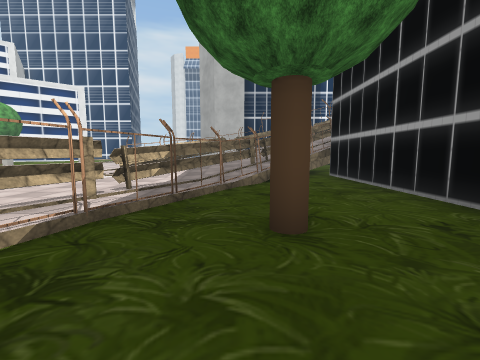
View 1 (above)

20 first-person views from a walk through a 3-D level made in the Unity game engine. The camera is 1.4 m above the floor, tilts 6° down and sees 90° across. The floor is counted in squares, 2 m on a side. Each view is taken from the middle of a square. On the plan, view 1 faces up. The plan holds only what a view shows up to about 9 squares ahead; the rest is blank. The place goes on beyond the plan. Some trees and plants on the terrain are drawn as simple stand-ins. Some surface patterns are stand-ins.

View 2
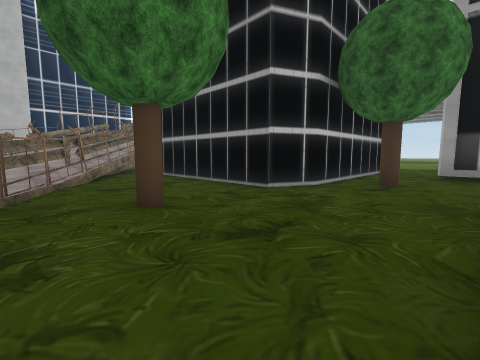

View 3
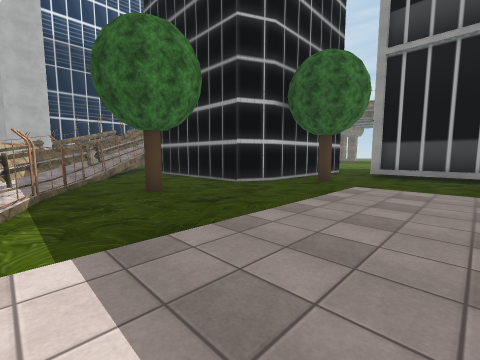

View 4
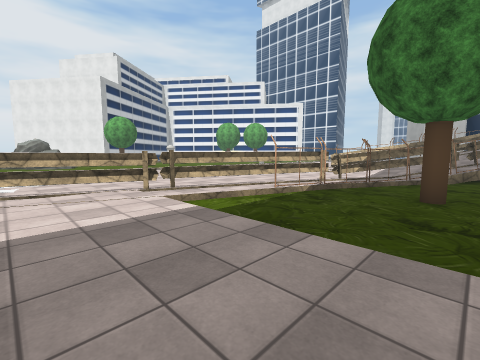

View 5
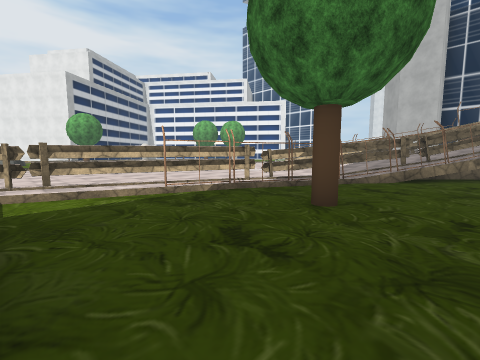

View 6
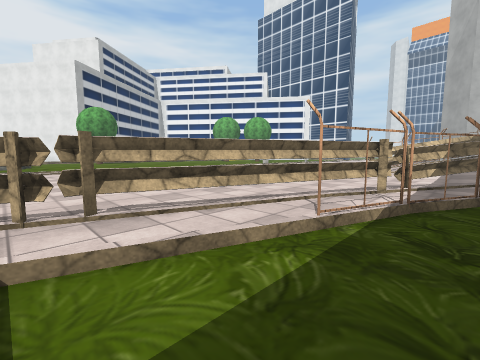

View 7
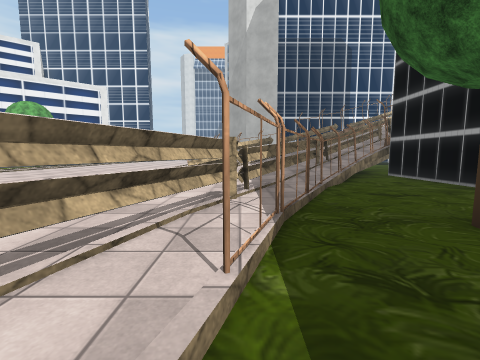

View 8
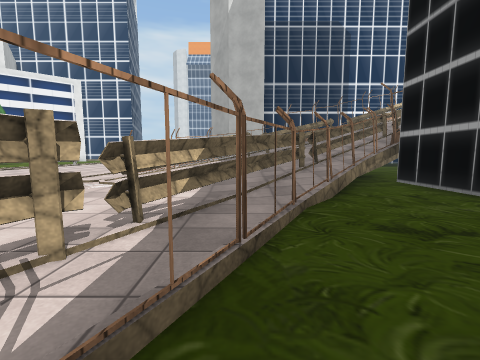

View 9
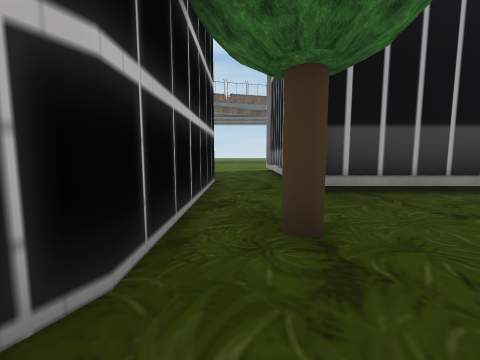

View 10
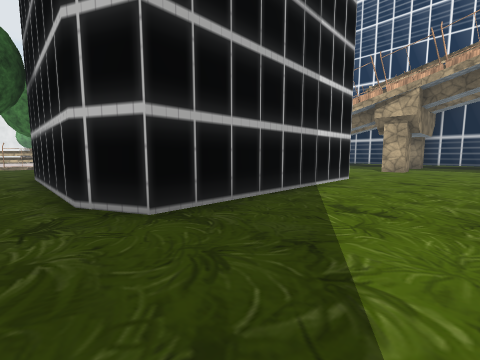

View 11
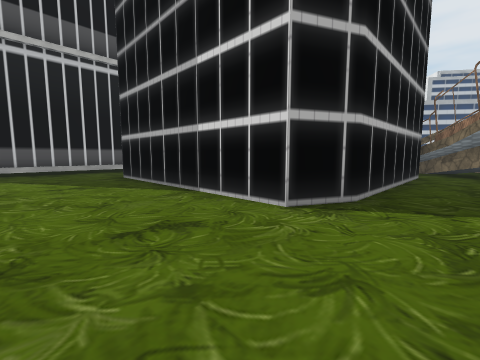

View 12
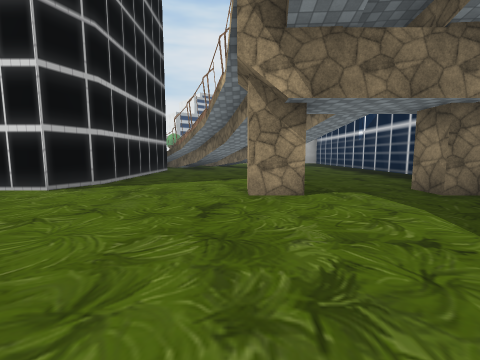

View 13
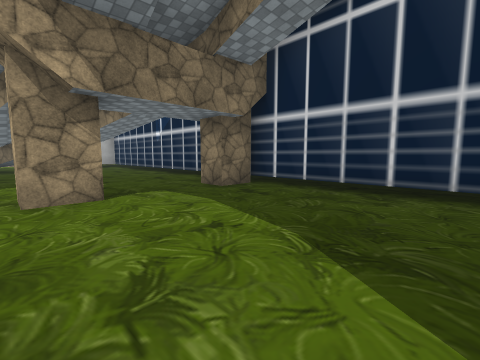

View 14
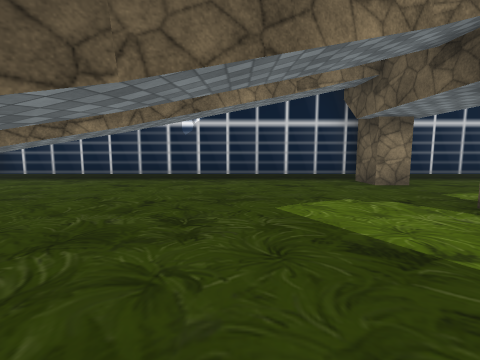

View 15
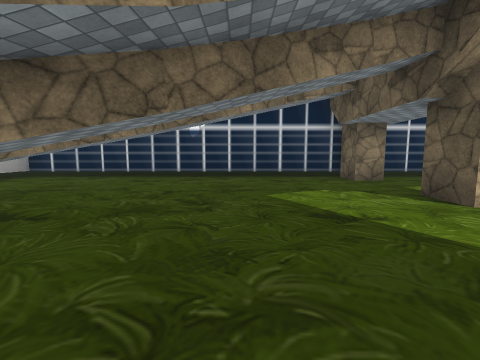

View 16
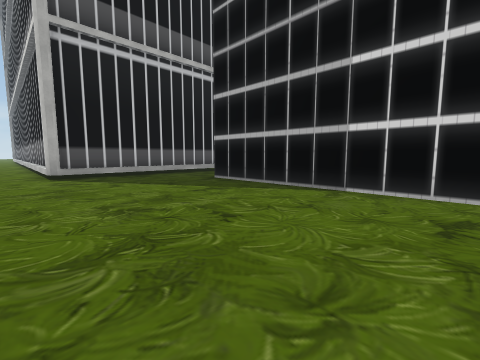

View 17
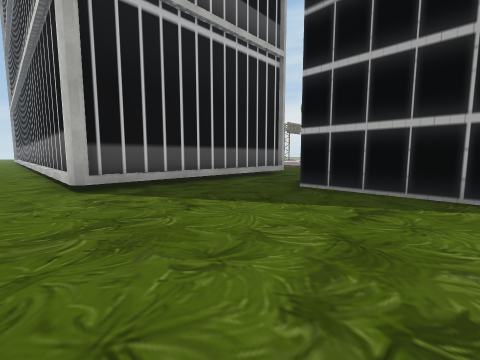

View 18
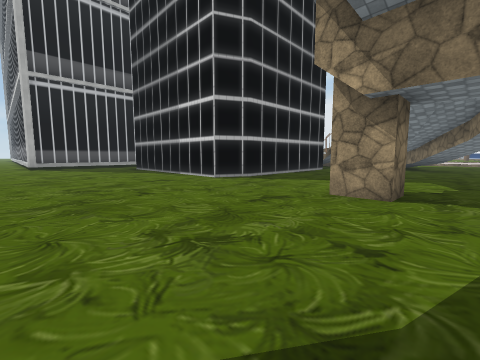

View 19
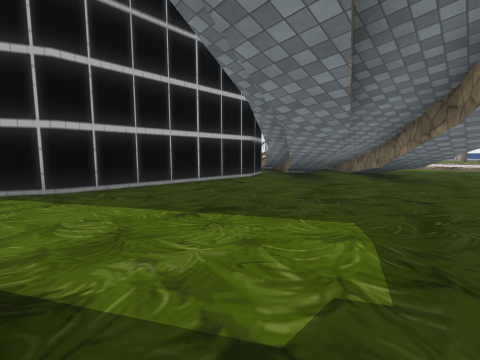

View 20
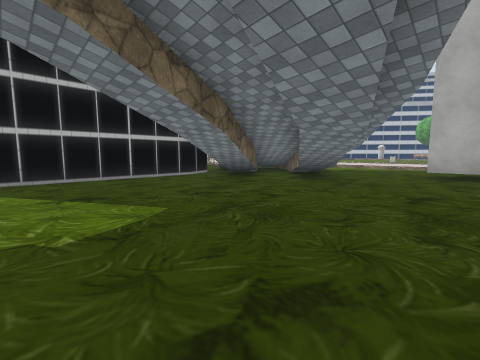

### Floor plan
Key: @ floor where view 1 was taken; # wall or solid block; . main floor; : floor 0.25 m higher than the main floor; + floor 1 m higher than the main floor; * floor 3.25 m higher than the main floor; / step, stairs or slope; = window, fence, low wall or low ledge; F fence; T thing the floor can be seen under or through; R tree; O other object.
Columns run from 10 left of view 1 to 15 right of it. Each row starts with its distance up from view 1.
 17           ################
 16           #.........##....
 15         ..#...............
 14         .....//...........
 13               *.....#.....
 12              =............
 11          O#  ###..........
 10  ::     O##  ##...........
  9 :::: : O##+####...........
  8 :::: :/#//###########.....
  7  :::  :///#F.#      #.....
  6   ::  :::##..#      #.....
  5       :::#F..#      #.....
  4      :::TF...#      #.....
  3     :::TT....##     #.....
  2     :::TF.R...#######.....
  1    ::::TT......R..........
  0    :::TT..@.......######..
 -1    :::T://////....#    ##.
 -2     ::T:::::::....#     #.
 -3     :TT:::::::....#     #.

Positions as (right, up) in squares from view 1, and headings:
1: (0, 0), facing up
2: (-1, -1), facing up-right
3: (-2, -3), facing up-right
4: (1, -3), facing up-left
5: (2, -1), facing up-left
6: (-1, -1), facing up-left
7: (-2, 0), facing up
8: (-1, 2), facing up
9: (3, 1), facing right
10: (13, 1), facing up-left
11: (13, 10), facing down-left
12: (15, 12), facing left
13: (15, 12), facing up-left
14: (7, 10), facing up
15: (7, 9), facing up
16: (15, 8), facing down-left
17: (15, 5), facing down-left
18: (15, 14), facing down-left
19: (10, 14), facing down-left
20: (9, 16), facing down-left
